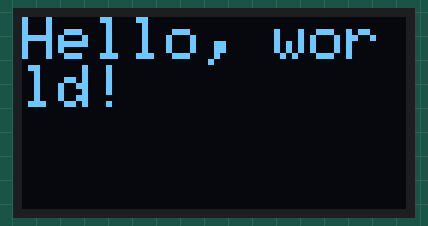
This sketch was run on a simulated Arduino Uno, built with avr-gcc and run on an emulated ATmega328P. Parts: 128×64 one-colour display.

Above: at 0.1 s.

The sketch:

oledTest.ino
```cpp
#include <SPI.h>
#include <Wire.h>
#include <Adafruit_GFX.h>
#include <Adafruit_SH1106.h>

#define OLED_SDA 12
#define OLED_SCL 14

Adafruit_SH1106 display(12, 14);


void setup()   {
  Serial.begin(115200);
  /* initialize OLED with I2C address 0x3C */
  display.begin(SH1106_SWITCHCAPVCC, 0x3C);
  display.clearDisplay();

}
void loop() {
  /* set text size, color, cursor position,
  set buffer with  Hello world and show off*/
  display.setTextSize(2);
  display.setTextColor(WHITE);
  display.setCursor(0,0);
  display.println("Hello, world!");
  display.display();
  delay(20000);
  display.clearDisplay();

}
```
